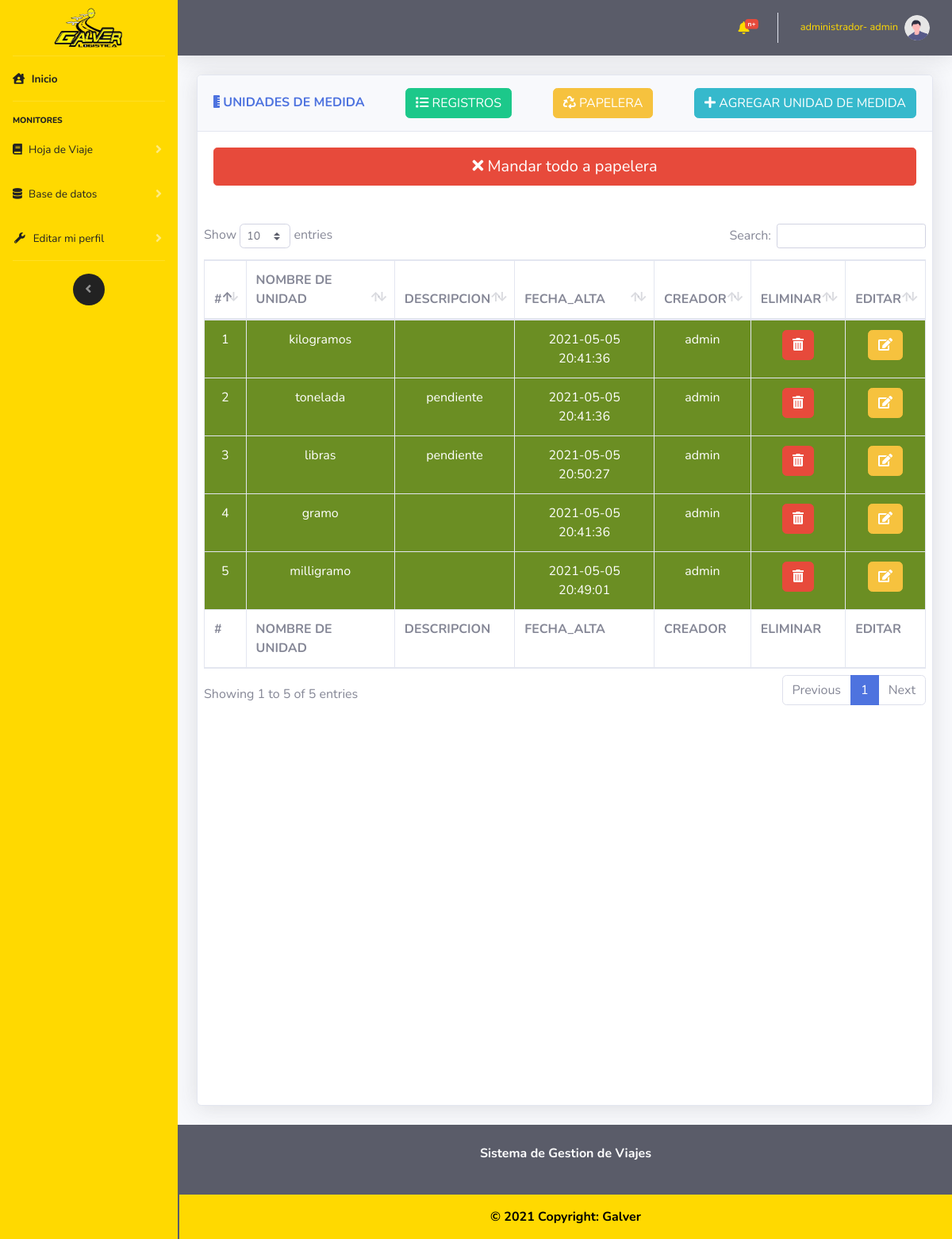
The page /vistas/CRUD_Unidades_de_medida.php (signed in) on the database its author committed.
### tables this page shows
CREATE TABLE `carga_unidad_de_medida` (
  `cargaUnidadDeMedidaID` int(11) NOT NULL,
  `cargaUnidadDeMedidaNombre` varchar(50) NOT NULL,
  `cargaUnidadDeMedidaDescripcion` varchar(500) NOT NULL,
  `cargaUnidadDeMedidaFechaDeCreacion` datetime NOT NULL,
  `usuarioId` int(11) NOT NULL,
  `estadoRegistro` int(11) NOT NULL
);

CREATE TABLE `usuario` (
  `usuarioId` int(11) NOT NULL,
  `usuarioNombre` varchar(30) NOT NULL,
  `usuarioPassword` varchar(20) NOT NULL,
  `usuarioTipoId` int(11) NOT NULL,
  `usuarioCreacion` datetime NOT NULL,
  `estadoRegistro` int(11) NOT NULL
);

### controlador/modulos/selects.php (called while the page is built, shortened)
<?php
    function muestraUnidadesDeMedida($mysqli)
    {
        $result = $mysqli->query("SELECT * FROM `carga_unidad_de_medida`
        INNER JOIN usuario ON usuario.usuarioId= carga_unidad_de_medida.usuarioId WHERE carga_unidad_de_medida.estadoRegistro = 0");
        return $result;
    }
?>

### vistas/CRUD_Unidades_de_medida.php (the view, shortened to what this page needs)
<?php
    include "../import/componentes/head.php";
    include "../import/componentes/navbarLateral.php";
    include "../import/componentes/navbarHorizontal.php";
    include "../controlador/coneccion/config.php";
    include "../controlador/modulos/selects.php";
?>
<div class="container-fluid">
    <div class="row">
        <div class="col-12">
            <div class="card shadow mb-4 card_hdv">
                <div class="card-header py-3 d-flex flex-row align-items-center justify-content-between">
                    <h6 class="m-0 font-weight-bold text-primary"><i class="fas fa-ruler-vertical"></i> UNIDADES DE MEDIDA</h6>
                    <button type="button" class="btn btn-success tabla_todos"><i class="fas fa-list"></i> REGISTROS</button>
                    <button type="button" class="btn btn-warning tabla_papelera"><i class="fas fa-recycle"></i> PAPELERA</button>
                    <button type="button" class="btn btn-info  d-none d-md-block" data-toggle="modal" data-target="#INSERT"><i class="fas fa-plus"></i> AGREGAR UNIDAD DE MEDIDA</button>
                </div>
                <div class="card-body">
                    <div class="chart-area ">
                        <div class="row">
                            <div class="editarTodos col-12 mb-5">
                                <button type="button" class="btn btn-danger btn-lg btn-block" onclick="restaorarTodosLosRegistros(0,1)"><i class="fas fa-times"></i> Mandar todo a papelera</button>
                            </div>
                            <div class="cardScroll table-responsive">
                                <table class="table table-bordered" id="dataTable" width="100%" cellspacing="0">
                                    <thead>
                                        <tr>
                                            <th scope="col">#</th>
                                            <th scope="col">NOMBRE DE UNIDAD</th>
                                            <th scope="col">DESCRIPCION</th>
                                            <th scope="col">FECHA_ALTA</th>
                                            <th scope="col">CREADOR</th>
                                            <th scope="col">ELIMINAR</th>
                                            <th scope="col">EDITAR</th>
                                        </tr>
                                    </thead>
                                    <tfoot>
                                        <tr>
                                            <th scope="col">#</th>
                                            <th scope="col">NOMBRE DE UNIDAD</th>
                                            <th scope="col">DESCRIPCION</th>
                                            <th scope="col">FECHA_ALTA</th>
                                            <th scope="col">CREADOR</th>
                                            <th scope="col">ELIMINAR</th>
                                            <th scope="col">EDITAR</th>
                                        </tr>
                                    </tfoot>
                                    <tbody class=" text-center tabla_principal">
                                        <?php
                                        $datos=muestraUnidadesDeMedida($mysqli);
                                        while ($filas =$datos->fetch_assoc())
                                        {
                                            echo
                                            "<tr  bgcolor ='#6B8E23' style='color:#FFFFFF'>".
                                            "<td>".$filas["cargaUnidadDeMedidaID"]."</td>".
                                            "<td>".$filas["cargaUnidadDeMedidaNombre"]."</td>".
                                            "<td>".$filas["cargaUnidadDeMedidaDescripcion"]."</td>".
                                            "<td>".$filas["cargaUnidadDeMedidaFechaDeCreacion"]."</td>".
                                            "<td>".$filas["usuarioNombre"]."</td>".
                                            "<td><button type='button' class='btn btn-danger' onclick='eliminarEmpresaEmisora(".$filas["cargaUnidadDeMedidaID"].")')><i class='fas fa-trash-alt'></i></button></td>".
                                            "<td><button type='button' class='btn btn-warning' data-toggle='modal'
                                            data-target='#UPDATE' onclick='editarPaso1Id(".$filas["cargaUnidadDeMedidaID"].")'><i class='fas fa-edit'></i></button></button></td>".
                                            "</tr>";
                                        }
                                        ?>
                                    </tbody>
                                </table>
                            </div>
                        </div>
                    </div>
                </div>
            </div>
        </div>
    </div>
    <?php
        include "../import/componentes/footer.php";
        include "../import/componentes/js/main.php";
    ?>

### vistas/CRUD_Unidades_de_medida.php (style rules this page uses)
.card_hdv { height: 1300px !important; }
div.cardScroll { width: 1200px; height: 1200px; overflow: auto; }

### rows shown on the page
carga_unidad_de_medida: cargaUnidadDeMedidaID "1", cargaUnidadDeMedidaNombre "kilogramos", cargaUnidadDeMedidaFechaDeCreacion "2021-05-05 20:41:36", usuarioId.usuarioNombre "admin"
carga_unidad_de_medida: cargaUnidadDeMedidaID "2", cargaUnidadDeMedidaNombre "tonelada", cargaUnidadDeMedidaDescripcion "pendiente", cargaUnidadDeMedidaFechaDeCreacion "2021-05-05 20:41:36", usuarioId.usuarioNombre "admin"
carga_unidad_de_medida: cargaUnidadDeMedidaID "3", cargaUnidadDeMedidaNombre "libras", cargaUnidadDeMedidaDescripcion "pendiente", cargaUnidadDeMedidaFechaDeCreacion "2021-05-05 20:50:27", usuarioId.usuarioNombre "admin"
carga_unidad_de_medida: cargaUnidadDeMedidaID "4", cargaUnidadDeMedidaNombre "gramo", cargaUnidadDeMedidaFechaDeCreacion "2021-05-05 20:41:36", usuarioId.usuarioNombre "admin"
carga_unidad_de_medida: cargaUnidadDeMedidaID "5", cargaUnidadDeMedidaNombre "milligramo", cargaUnidadDeMedidaFechaDeCreacion "2021-05-05 20:49:01", usuarioId.usuarioNombre "admin"

### other values the page prints
$_SESSION["usuarioTipoCargo"] "administrador"
$_SESSION["usuarioNombre"] "admin"
